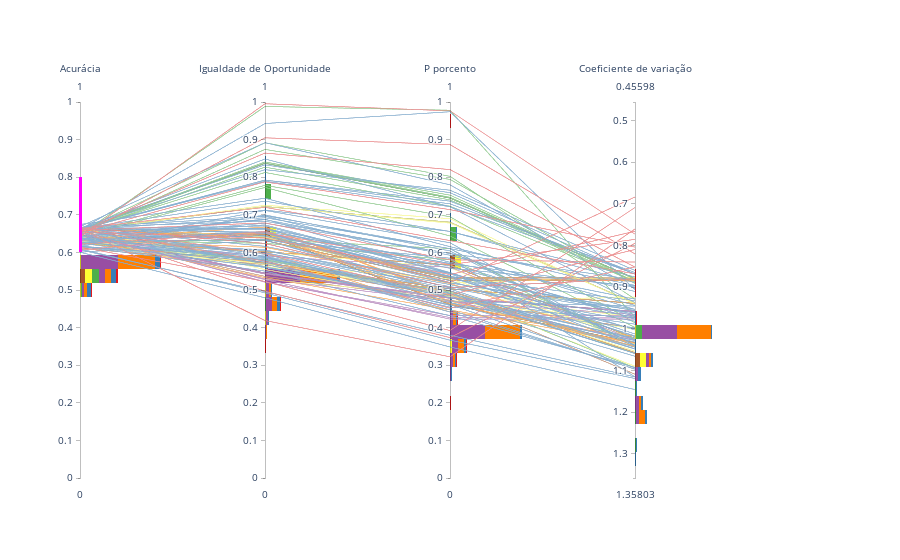

The cell this chart's notebook holds for it:
### Code cell
layout = go.Layout({"showlegend": False},
    paper_bgcolor='rgba(0,0,0,0)',
    plot_bgcolor='rgba(0,0,0,0)',
    xaxis = {'visible': False},
    yaxis = {'visible': False},
    xaxis1=dict(domain=[0, 1/4-0.1],anchor='x1',visible=False, range=[0,500]),
    xaxis2=dict(domain=[1/4, 2/4-0.1],anchor='x2',visible=False, range=[0,500]),
    xaxis3=dict(domain=[2/4, 3/4-0.1],anchor='x3',visible=False, range=[0,500]),
    xaxis4=dict(domain=[3/4, 1-0.1],anchor='x4',visible=False, range=[0,500]),
    xaxis5=dict(domain=[0, 3/4],anchor='x5',visible=False, range=[0,500])
)

fig = go.Figure(layout = layout)#, layout_yaxis_range=[0.4,0.8], layout_xaxis_range=[0,1500])

fig.add_trace(go.Parcoords(
        line = dict(color = m_filtered['model_id'], 
                    colorscale = [(0.0, line_color['Minimax']),(0.14, line_color['Minimax']),
                            (0.14, line_color['LogReg']), (0.28, line_color['LogReg']),
                            (0.28, line_color['Reweight']),(0.42, line_color['Reweight']),
                            (0.42, line_color['ParDem']),(0.56, line_color['ParDem']),
                            (0.56, line_color['EqOp']),(0.7, line_color['EqOp']),
                            (0.7, line_color['MOOErro']),(0.84, line_color['MOOErro']),
                            (0.84, line_color['MOOAcep']),(1.0, line_color['MOOAcep'])], 
                    showscale = False, cmin = 0, cmax = 6,
                   colorbar = {'tickvals': m_filtered['model_id'].tolist(),
                          'ticktext': m_filtered['Modelo'].tolist(),
                              'title': 'Modelo'}),
        dimensions = list([
            dict(range = [0.0,1],
                 constraintrange = [filtros['Acurácia']['min'],filtros['Acurácia']['max']],
                label = 'Acurácia', values = m_filtered['Acurácia']),
            dict(range = [0,1],
                label = 'Igualdade de Oportunidade', values = m_filtered['Igualdade de Oportunidade']),
            dict(range = [0,1],
                label = 'P porcento', values = m_filtered['P porcento']),
            dict(range = [metrics_all['Coeficiente de variação'].max(),metrics_all['Coeficiente de variação'].min()],
                label = 'Coeficiente de variação', values = m_filtered['Coeficiente de variação']),
        ]),
    domain = {'x': (0, 3/4)}
    ))

i = 1
for metric in ['Acurácia', 'Igualdade de Oportunidade', 'P porcento', 'cv_norm']:
    #fig.add_trace(go.Histogram(y=m_out[metric], name="out",
    #                               xaxis='x'+str(i), ybins=dict(start=0,end=1,size=0.03),
    #                              marker_color="#cecece"))
    for method in methods:
        fig.add_trace(go.Histogram(y=m_filtered[m_filtered['Modelo']==method][metric], name=method,
                                   xaxis='x'+str(i), ybins=dict(start=0,end=1,size=0.03),
                                  marker_color=hist_color[method]))
    i += 1
    
    
fig.update_layout(barmode='stack')

fig.show()

### Figure 1 — Plotly figure (JSON) as saved in the notebook; plotly's stock layout.template omitted (floating-point values rounded to 4 significant figures; data arrays with more than 128 entries replaced by an {"elided": "..."} marker saying what was removed)
{"data": [{"dimensions": [{"constraintrange": [0.6, 0.8], "label": "Acurácia", "range": [0, 1], "values": {"elided": "589 float values"}}, {"label": "Igualdade de Oportunidade", "range": [0, 1], "values": {"elided": "589 float values"}}, {"label": "P porcento", "range": [0, 1], "values": {"elided": "589 float values"}}, {"label": "Coeficiente de variação", "range": [1.358, 0.456], "values": {"elided": "589 float values"}}], "domain": {"x": [0, 0.75]}, "line": {"cmax": 6, "cmin": 0, "color": {"elided": "589 int values"}, "colorbar": {"ticktext": {"elided": "589 str values"}, "tickvals": {"elided": "589 int values"}, "title": {"text": "Modelo"}}, "colorscale": [[0, "#c9997e"], [0.14, "#c9997e"], [0.14, "#ffff99"], [0.28, "#ffff99"], [0.28, "#94cf92"], [0.42, "#94cf92"], [0.42, "#c194c7"], [0.56, "#c194c7"], [0.56, "#ffb266"], [0.7, "#ffb266"], [0.7, "#87b1d4"], [0.84, "#87b1d4"], [0.84, "#f18c8d"], [1, "#f18c8d"]], "showscale": false}, "type": "parcoords"}, {"marker": {"color": "#a65628"}, "name": "Minimax", "type": "histogram", "xaxis": "x", "y": [0.6442, 0.611, 0.658, 0.658, 0.658, 0.658, 0.658, 0.658, 0.658, 0.658, 0.658, 0.658, 0.658, 0.658, 0.658, 0.658, 0.658, 0.658, 0.658, 0.658, 0.658, 0.658, 0.658, 0.658, 0.658], "ybins": {"end": 1, "size": 0.03, "start": 0}}, {"marker": {"color": "#ffff33"}, "name": "LogReg", "type": "histogram", "xaxis": "x", "y": [0.6167, 0.6272, 0.6288, 0.6337, 0.6434, 0.654, 0.6669, 0.6669, 0.6564, 0.6661, 0.6661, 0.6572, 0.658, 0.658, 0.658, 0.658, 0.658, 0.658, 0.658, 0.658, 0.658, 0.658, 0.658, 0.658, 0.658, 0.658, 0.658, 0.658, 0.658, 0.658, 0.658, 0.658, 0.658, 0.658, 0.658, 0.658], "ybins": {"end": 1, "size": 0.03, "start": 0}}, {"marker": {"color": "#4daf4a"}, "name": "Reweight", "type": "histogram", "xaxis": "x", "y": [0.6151, 0.6264, 0.6248, 0.6321, 0.6418, 0.6459, 0.6564, 0.6467, 0.658, 0.6556, 0.6564, 0.6588, 0.658, 0.6507, 0.6596, 0.6596, 0.6596, 0.6596, 0.6596, 0.6596, 0.6596, 0.6596, 0.6596, 0.6596, 0.6596, 0.6596, 0.6596, 0.6596, 0.6596, 0.6596, 0.6596, 0.6596, 0.6596, 0.6596, 0.6596, 0.6596], "ybins": {"end": 1, "size": 0.03, "start": 0}}, {"marker": {"color": "#984ea3"}, "name": "ParDem", "type": "histogram", "xaxis": "x", "y": {"elided": "208 float values"}, "ybins": {"end": 1, "size": 0.03, "start": 0}}, {"marker": {"color": "#ff7f00"}, "name": "EqOp", "type": "histogram", "xaxis": "x", "y": {"elided": "208 float values"}, "ybins": {"end": 1, "size": 0.03, "start": 0}}, {"marker": {"color": "#377eb8"}, "name": "MOOErro", "type": "histogram", "xaxis": "x", "y": [0.6645, 0.6605, 0.6637, 0.6394, 0.6742, 0.6167, 0.6621, 0.6645, 0.6613, 0.6426, 0.6645, 0.6378, 0.6353, 0.6564, 0.6596, 0.6596, 0.6564, 0.6661, 0.6686, 0.628, 0.6637, 0.6361, 0.6386, 0.637, 0.6524, 0.6467, 0.6605, 0.6605, 0.6248, 0.6394, 0.6272, 0.6378, 0.607, 0.6167, 0.6159, 0.6588, 0.6645, 0.6321, 0.6094, 0.6005, 0.6361, 0.6653, 0.6337, 0.6313, 0.6613, 0.6345, 0.6629, 0.6637, 0.6272, 0.6669, 0.6159, 0.6305, 0.6613, 0.641, 0.6264, 0.6183, 0.6305, 0.6216, 0.6005, 0.6629, 0.6159], "ybins": {"end": 1, "size": 0.03, "start": 0}}, {"marker": {"color": "#e41a1c"}, "name": "MOOAcep", "type": "histogram", "xaxis": "x", "y": [0.6661, 0.6629, 0.641, 0.6062, 0.6548, 0.6216, 0.6645, 0.6451, 0.6605, 0.6143, 0.6532, 0.6532, 0.6621, 0.6588, 0.6637], "ybins": {"end": 1, "size": 0.03, "start": 0}}, {"marker": {"color": "#a65628"}, "name": "Minimax", "type": "histogram", "xaxis": "x2", "y": [0.5362, 0.5675, 0.7218, 0.7218, 0.7218, 0.7218, 0.7218, 0.7218, 0.7218, 0.7218, 0.7218, 0.7218, 0.7218, 0.7218, 0.7218, 0.7218, 0.7218, 0.7218, 0.7218, 0.7218, 0.7218, 0.7218, 0.7218, 0.7218, 0.7218], "ybins": {"end": 1, "size": 0.03, "start": 0}}, {"marker": {"color": "#ffff33"}, "name": "LogReg", "type": "histogram", "xaxis": "x2", "y": [0.5709, 0.5631, 0.6015, 0.5679, 0.5285, 0.579, 0.5544, 0.641, 0.7254, 0.6238, 0.6238, 0.7218, 0.7218, 0.7218, 0.7218, 0.7218, 0.7218, 0.7218, 0.7218, 0.7218, 0.7218, 0.7218, 0.7218, 0.7218, 0.7218, 0.7218, 0.7218, 0.7218, 0.7218, 0.7218, 0.7218, 0.7218, 0.7218, 0.7218, 0.7218, 0.7218], "ybins": {"end": 1, "size": 0.03, "start": 0}}, {"marker": {"color": "#4daf4a"}, "name": "Reweight", "type": "histogram", "xaxis": "x2", "y": [0.5808, 0.5796, 0.634, 0.6244, 0.7729, 0.7784, 0.8916, 0.9882, 0.8126, 0.8268, 0.8374, 0.8405, 0.8405, 0.874, 0.8369, 0.8369, 0.8369, 0.8369, 0.8369, 0.8369, 0.8369, 0.8369, 0.8369, 0.8369, 0.8369, 0.8369, 0.8369, 0.8369, 0.8369, 0.8369, 0.8369, 0.8369, 0.8369, 0.8369, 0.8369, 0.8369], "ybins": {"end": 1, "size": 0.03, "start": 0}}, {"marker": {"color": "#984ea3"}, "name": "ParDem", "type": "histogram", "xaxis": "x2", "y": {"elided": "208 float values"}, "ybins": {"end": 1, "size": 0.03, "start": 0}}, {"marker": {"color": "#ff7f00"}, "name": "EqOp", "type": "histogram", "xaxis": "x2", "y": {"elided": "208 float values"}, "ybins": {"end": 1, "size": 0.03, "start": 0}}, {"marker": {"color": "#377eb8"}, "name": "MOOErro", "type": "histogram", "xaxis": "x2", "y": [0.6535, 0.7925, 0.8483, 0.5801, 0.7441, 0.5788, 0.6607, 0.5887, 0.6426, 0.6884, 0.8329, 0.5625, 0.6538, 0.6322, 0.6633, 0.569, 0.5987, 0.6961, 0.8918, 0.5873, 0.7363, 0.586, 0.5899, 0.6777, 0.595, 0.5731, 0.6922, 0.9428, 0.5599, 0.6043, 0.5799, 0.6732, 0.4957, 0.5622, 0.5503, 0.7126, 0.6512, 0.5995, 0.4923, 0.4792, 0.6503, 0.664, 0.6438, 0.6331, 0.7892, 0.6448, 0.8201, 0.6162, 0.5836, 0.683, 0.5746, 0.6068, 0.6703, 0.6871, 0.6352, 0.7116, 0.6557, 0.6977, 0.6331, 0.7922, 0.6996], "ybins": {"end": 1, "size": 0.03, "start": 0}}, {"marker": {"color": "#e41a1c"}, "name": "MOOAcep", "type": "histogram", "xaxis": "x2", "y": [0.6238, 0.4188, 0.9953, 0.6523, 0.8642, 0.6556, 0.5974, 0.9048, 0.4967, 0.5228, 0.7876, 0.638, 0.5767, 0.6784, 0.7198], "ybins": {"end": 1, "size": 0.03, "start": 0}}, {"marker": {"color": "#a65628"}, "name": "Minimax", "type": "histogram", "xaxis": "x3", "y": [0.4729, 0.4828, 0.6804, 0.6804, 0.6804, 0.6804, 0.6804, 0.6804, 0.6804, 0.6804, 0.6804, 0.6804, 0.6804, 0.6804, 0.6804, 0.6804, 0.6804, 0.6804, 0.6804, 0.6804, 0.6804, 0.6804, 0.6804, 0.6804, 0.6804], "ybins": {"end": 1, "size": 0.03, "start": 0}}, {"marker": {"color": "#ffff33"}, "name": "LogReg", "type": "histogram", "xaxis": "x3", "y": [0.4887, 0.4926, 0.5595, 0.5298, 0.4828, 0.4846, 0.4702, 0.5195, 0.6897, 0.5065, 0.5065, 0.6779, 0.6804, 0.6804, 0.6804, 0.6804, 0.6804, 0.6804, 0.6804, 0.6804, 0.6804, 0.6804, 0.6804, 0.6804, 0.6804, 0.6804, 0.6804, 0.6804, 0.6804, 0.6804, 0.6804, 0.6804, 0.6804, 0.6804, 0.6804, 0.6804], "ybins": {"end": 1, "size": 0.03, "start": 0}}, {"marker": {"color": "#4daf4a"}, "name": "Reweight", "type": "histogram", "xaxis": "x3", "y": [0.4948, 0.4853, 0.6098, 0.5802, 0.6437, 0.6949, 0.8024, 0.9781, 0.7228, 0.7397, 0.7453, 0.7466, 0.7522, 0.7942, 0.7445, 0.7445, 0.7445, 0.7445, 0.7445, 0.7445, 0.7445, 0.7445, 0.7445, 0.7445, 0.7445, 0.7445, 0.7445, 0.7445, 0.7445, 0.7445, 0.7445, 0.7445, 0.7445, 0.7445, 0.7445, 0.7445], "ybins": {"end": 1, "size": 0.03, "start": 0}}, {"marker": {"color": "#984ea3"}, "name": "ParDem", "type": "histogram", "xaxis": "x3", "y": {"elided": "208 float values"}, "ybins": {"end": 1, "size": 0.03, "start": 0}}, {"marker": {"color": "#ff7f00"}, "name": "EqOp", "type": "histogram", "xaxis": "x3", "y": {"elided": "208 float values"}, "ybins": {"end": 1, "size": 0.03, "start": 0}}, {"marker": {"color": "#377eb8"}, "name": "MOOErro", "type": "histogram", "xaxis": "x3", "y": [0.5304, 0.7292, 0.7217, 0.4808, 0.6153, 0.4414, 0.5578, 0.4701, 0.5191, 0.5464, 0.7588, 0.4664, 0.5364, 0.5051, 0.5698, 0.4544, 0.5089, 0.5738, 0.7798, 0.4851, 0.6557, 0.4807, 0.491, 0.5973, 0.4791, 0.4591, 0.6101, 0.9742, 0.4665, 0.5145, 0.4851, 0.5453, 0.3797, 0.4613, 0.4314, 0.6559, 0.5368, 0.4981, 0.3667, 0.3485, 0.5343, 0.5351, 0.5637, 0.4917, 0.7216, 0.5245, 0.7654, 0.5186, 0.4897, 0.597, 0.4473, 0.5026, 0.5436, 0.5924, 0.5436, 0.6257, 0.5708, 0.6098, 0.5846, 0.7364, 0.6039], "ybins": {"end": 1, "size": 0.03, "start": 0}}, {"marker": {"color": "#e41a1c"}, "name": "MOOAcep", "type": "histogram", "xaxis": "x3", "y": [0.5065, 0.3224, 0.9765, 0.5674, 0.8202, 0.5198, 0.487, 0.8867, 0.3733, 0.3921, 0.7138, 0.541, 0.4517, 0.5803, 0.6314], "ybins": {"end": 1, "size": 0.03, "start": 0}}, {"marker": {"color": "#a65628"}, "name": "Minimax", "type": "histogram", "xaxis": "x4", "y": [0.3987, 0.2761, 0.4648, 0.4648, 0.4648, 0.4648, 0.4648, 0.4648, 0.4648, 0.4648, 0.4648, 0.4648, 0.4648, 0.4648, 0.4648, 0.4648, 0.4648, 0.4648, 0.4648, 0.4648, 0.4648, 0.4648, 0.4648, 0.4648, 0.4648], "ybins": {"end": 1, "size": 0.03, "start": 0}}, {"marker": {"color": "#ffff33"}, "name": "LogReg", "type": "histogram", "xaxis": "x4", "y": [0.2972, 0.3374, 0.3557, 0.3709, 0.3946, 0.4288, 0.4812, 0.534, 0.4622, 0.5295, 0.5295, 0.4641, 0.4648, 0.4648, 0.4648, 0.4648, 0.4648, 0.4648, 0.4648, 0.4648, 0.4648, 0.4648, 0.4648, 0.4648, 0.4648, 0.4648, 0.4648, 0.4648, 0.4648, 0.4648, 0.4648, 0.4648, 0.4648, 0.4648, 0.4648, 0.4648], "ybins": {"end": 1, "size": 0.03, "start": 0}}, {"marker": {"color": "#4daf4a"}, "name": "Reweight", "type": "histogram", "xaxis": "x4", "y": [0.293, 0.3325, 0.3478, 0.3691, 0.4005, 0.4125, 0.4758, 0.4271, 0.5229, 0.5214, 0.5233, 0.5289, 0.5284, 0.5172, 0.5307, 0.5307, 0.5307, 0.5307, 0.5307, 0.5307, 0.5307, 0.5307, 0.5307, 0.5307, 0.5307, 0.5307, 0.5307, 0.5307, 0.5307, 0.5307, 0.5307, 0.5307, 0.5307, 0.5307, 0.5307, 0.5307], "ybins": {"end": 1, "size": 0.03, "start": 0}}, {"marker": {"color": "#984ea3"}, "name": "ParDem", "type": "histogram", "xaxis": "x4", "y": {"elided": "208 float values"}, "ybins": {"end": 1, "size": 0.03, "start": 0}}, {"marker": {"color": "#ff7f00"}, "name": "EqOp", "type": "histogram", "xaxis": "x4", "y": {"elided": "208 float values"}, "ybins": {"end": 1, "size": 0.03, "start": 0}}, {"marker": {"color": "#377eb8"}, "name": "MOOErro", "type": "histogram", "xaxis": "x4", "y": [0.4487, 0.5465, 0.4665, 0.3725, 0.4961, 0.2899, 0.5108, 0.4573, 0.4389, 0.3937, 0.5419, 0.3655, 0.3759, 0.417, 0.5078, 0.4269, 0.4282, 0.4758, 0.503, 0.3311, 0.5346, 0.3615, 0.3685, 0.4482, 0.4092, 0.3994, 0.5123, 0.5005, 0.3238, 0.3969, 0.3318, 0.383, 0.2688, 0.293, 0.2942, 0.5193, 0.4446, 0.3477, 0.2646, 0.2352, 0.3779, 0.4715, 0.43, 0.3428, 0.5428, 0.3676, 0.5521, 0.4458, 0.3309, 0.5274, 0.2893, 0.3436, 0.4348, 0.4591, 0.3508, 0.3513, 0.4223, 0.3534, 0.2688, 0.5423, 0.3527], "ybins": {"end": 1, "size": 0.03, "start": 0}}, {"marker": {"color": "#e41a1c"}, "name": "MOOAcep", "type": "histogram", "xaxis": "x4", "y": [0.5295, 0.6622, 0.6486, 0.6347, 0.5607, 0.7474, 0.6078, 0.5959, 0.6243, 0.7191, 0.6141, 0.6563, 0.5615, 0.5743, 0.5428], "ybins": {"end": 1, "size": 0.03, "start": 0}}], "layout": {"barmode": "stack", "paper_bgcolor": "rgba(0,0,0,0)", "plot_bgcolor": "rgba(0,0,0,0)", "showlegend": false, "xaxis": {"anchor": "x", "domain": [0, 0.15], "range": [0, 500], "visible": false}, "xaxis2": {"anchor": "x2", "domain": [0.25, 0.4], "range": [0, 500], "visible": false}, "xaxis3": {"anchor": "x3", "domain": [0.5, 0.65], "range": [0, 500], "visible": false}, "xaxis4": {"anchor": "x4", "domain": [0.75, 0.9], "range": [0, 500], "visible": false}, "xaxis5": {"anchor": "x5", "domain": [0, 0.75], "range": [0, 500], "visible": false}, "yaxis": {"visible": false}}}
